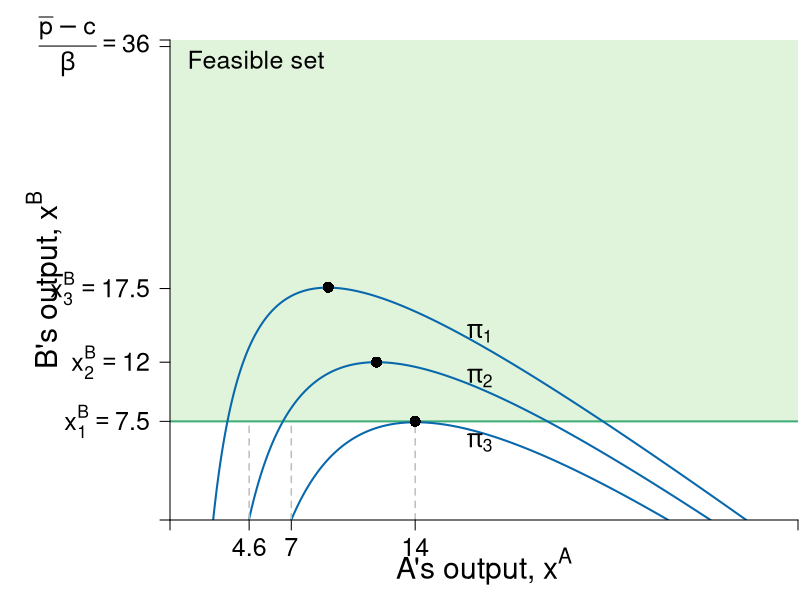

The R source for this figure:
require(shape)
pdf(file = "competitionmarkets/cournot_brf_isoA_feasible.pdf", width = 9, height = 7)

#Set parameters for graphics
pointsize <- 1.8
axislabelsize <- 1.8
labelsize <- 1.5
namesize <- 1.8
annotatesize <- 1.5
graphlinewidth <- 2
segmentlinewidth <- 1.5


COL <- c("#7fc97f", "#beaed4", "#fdc086", "#ffff99", "#386cb0", "#f0027f", "#bf5b17", "#666666")
COLA <- c("#e0f3db", "#99d8c9","#66c2a4","#41ae76", "#238b45", "#005824")
COLB <- c("#4eb3d3", "#2b8cbe", "#0868ac","#084081")

par(mar =  c(4, 8.5, 2, 0.1))

piA <- function(xa, xb, s = 0.5, pmax = 20, c1 = 2) {
  (pmax - s*xb)*xa - s*(xa)^2 - c1*xa
}

piB <- function(xa, xb, s = 0.5, pmax = 20, c1 = 2) {
  (pmax - s*xa)*xb - s*(xb)^2 - c1*xb
}

brfB <- function(xa, s = 0.5, pmax = 20, c1 = 2) {
  (pmax - c1)/(2*s) - (1/2)*xa
}

brfA <- function(xa, s = 0.5, pmax = 20, c1 = 2) {
  (pmax - c1)/s - 2*xa
}

xlims <- c(0, 36.5)
ylims <- c(0, 36.5)

npts <- 501 
x <- seq(xlims[1], xlims[2], length.out = npts)
y <- seq(ylims[1], ylims[2], length.out = npts) 
a <- c(42, 72, 102)
b <- c(72, 81, 90)

plot(0, 0, xlim = xlims, ylim = ylims, type = "n",
     xlab = expression(paste("")),
     ylab = expression(paste("")), 
     xaxt = "n", 
     yaxt = "n", 
     cex.lab = axislabelsize, 
     bty = "n",
     xaxs = "i", 
     yaxs = "i")

ticksy <- c(0, 7.5, 12, 17.6, 36, ylims[2])
ylabelsnum <- c(NA, expression(paste(x[1]^B == 7.5)), expression(paste(x[2]^B == 12)), expression(paste(x[3]^B)==17.5), expression(paste(frac(bar(p) - c,beta) == 36), NA))
ticksx <- c(0, 4.6, 7.05, 14.25, xlims[2])
xlabelsnum <- c(NA, expression(paste(4.6)), expression(paste(7)), expression(paste(14)), NA)

npts <- 500 
xx1 <- seq(xlims[1], xlims[2], length.out = npts)

#Feasible set
polygon(c(0, 0, xlims[2], xlims[2]), 
        c(ylims[2], 7.5 , 7.5, ylims[2]),
        border = FALSE, col = COLA[1])

# Feasible
segments(0, 7.5, xlims[2], 7.5, col = COLA[4], lwd = graphlinewidth)
text(5, 35, expression("Feasible set"), cex = annotatesize)
# polygon( feasible )

contour(x, y, 
        outer(x, y, piA),
        drawlabels = FALSE,
        col = COLB[3],
        lwd = graphlinewidth,
        levels = a, 
        xaxs = "i", 
        yaxs = "i", 
        add = TRUE) 

text(0.5*xlims[2], -3.5, expression(paste("A's output, ", x^A)), xpd = TRUE, cex = axislabelsize) 
text(-7.3, 0.5*ylims[2], expression(paste("B's output, ", x^B)), xpd = TRUE, cex = axislabelsize, srt = 90) 

segments(7.05, 0, 7.05, 7.5, lty = 2, col = "gray" , lwd = segmentlinewidth)
points(12, 12, pch = 16, col = "black", cex = 1.5)

segments(14.25, 0, 14.25, 7.5, lty = 2, col = "gray" , lwd = segmentlinewidth)
points(14.25, 7.5, pch = 16, col = "black", cex = 1.5)

segments(4.6, 0, 4.6, 7.5, lty = 2, col = "gray" , lwd = segmentlinewidth)
points(9.2, 17.7, pch = 16, col = "black", cex = 1.5)

#labels for the isoprofits
text(18, 5.9, expression(paste(pi[3])), cex = annotatesize)
text(18, 10.8, expression(paste(pi[2])), cex = annotatesize)
text(18, 14.2, expression(paste(pi[1])), cex = annotatesize)

axis(1, at = ticksx, pos = 0, labels = xlabelsnum, cex.axis = labelsize)
axis(2, at = ticksy, pos = 0, labels = ylabelsnum, las = 1, cex.axis = labelsize)

dev.off()
